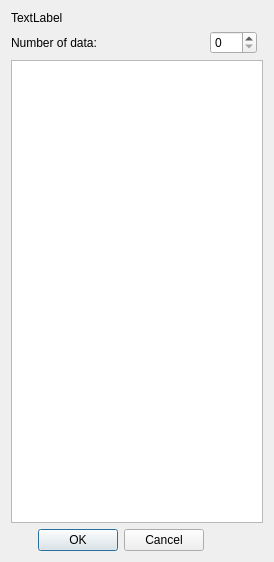
<?xml version="1.0" encoding="UTF-8"?>
<ui version="4.0">
 <class>NJOYInputTableWidget</class>
 <widget class="QWidget" name="NJOYInputTableWidget">
  <property name="geometry">
   <rect>
    <x>0</x>
    <y>0</y>
    <width>274</width>
    <height>562</height>
   </rect>
  </property>
  <property name="windowTitle">
   <string>Form</string>
  </property>
  <layout class="QGridLayout" name="gridLayout">
   <item row="1" column="1">
    <widget class="QSpinBox" name="spinBox">
     <property name="maximum">
      <number>999</number>
     </property>
     <property name="singleStep">
      <number>1</number>
     </property>
    </widget>
   </item>
   <item row="1" column="0">
    <widget class="QLabel" name="label">
     <property name="text">
      <string>Number of data:</string>
     </property>
    </widget>
   </item>
   <item row="3" column="0">
    <widget class="QDialogButtonBox" name="buttonBox">
     <property name="standardButtons">
      <set>QDialogButtonBox::Cancel|QDialogButtonBox::Ok</set>
     </property>
    </widget>
   </item>
   <item row="2" column="0" colspan="3">
    <widget class="QTableWidget" name="tableWidget">
     <attribute name="verticalHeaderVisible">
      <bool>false</bool>
     </attribute>
    </widget>
   </item>
   <item row="0" column="0">
    <widget class="QLabel" name="labelExplanation">
     <property name="text">
      <string>TextLabel</string>
     </property>
    </widget>
   </item>
  </layout>
 </widget>
 <resources/>
 <connections/>
</ui>
